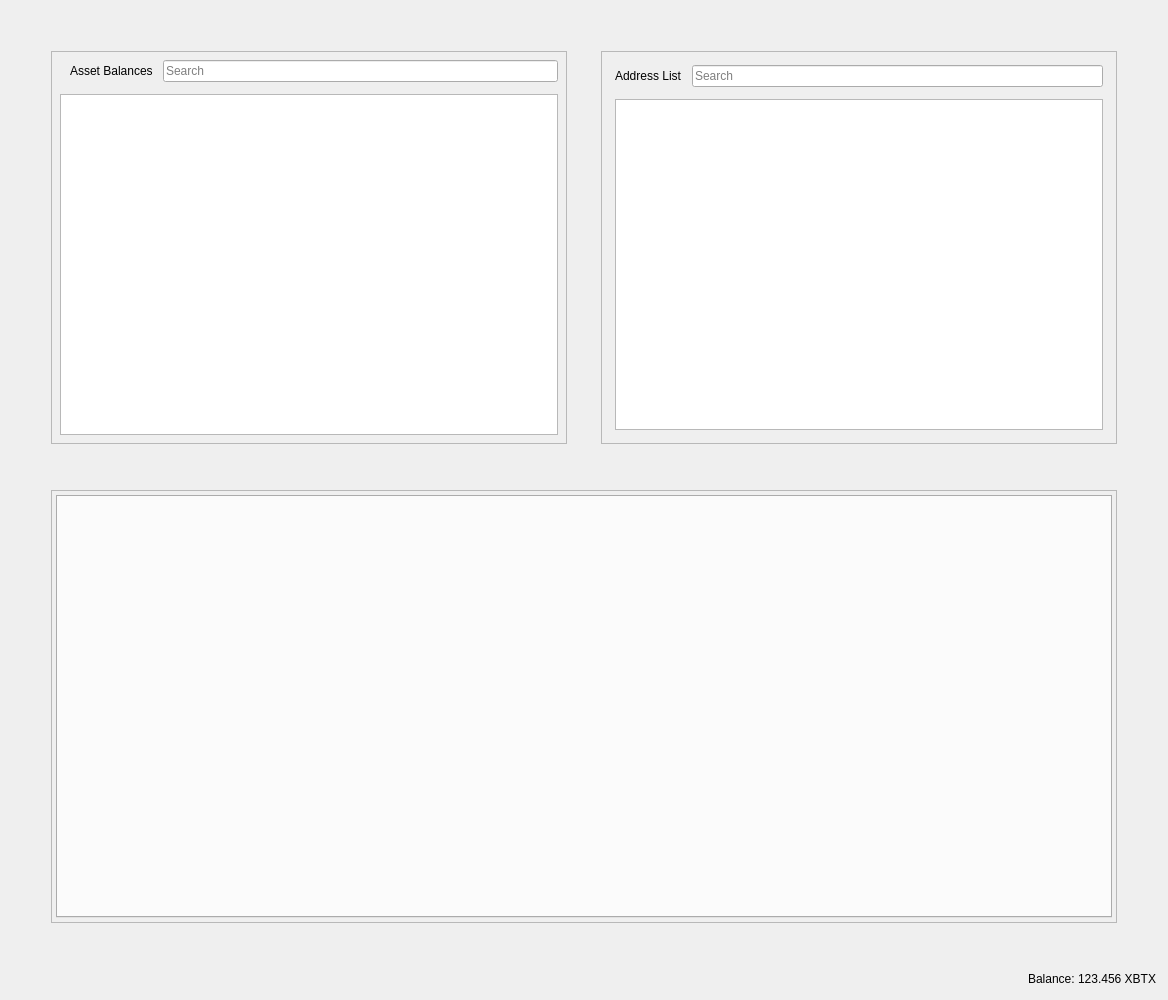
<?xml version="1.0" encoding="UTF-8"?>
<ui version="4.0">
 <class>RestrictedAssetsDialog</class>
 <widget class="QDialog" name="RestrictedAssetsDialog">
  <property name="geometry">
   <rect>
    <x>0</x>
    <y>0</y>
    <width>1168</width>
    <height>1000</height>
   </rect>
  </property>
  <property name="windowTitle">
   <string>Send Coins</string>
  </property>
  <layout class="QVBoxLayout" name="verticalLayout">
   <item>
    <layout class="QHBoxLayout" name="horizontalLayout">
     <property name="spacing">
      <number>34</number>
     </property>
     <property name="leftMargin">
      <number>40</number>
     </property>
     <property name="topMargin">
      <number>40</number>
     </property>
     <property name="rightMargin">
      <number>40</number>
     </property>
     <property name="bottomMargin">
      <number>40</number>
     </property>
     <item>
      <widget class="QFrame" name="frameAssetBalance">
       <property name="frameShape">
        <enum>QFrame::StyledPanel</enum>
       </property>
       <property name="frameShadow">
        <enum>QFrame::Raised</enum>
       </property>
       <layout class="QVBoxLayout" name="verticalLayout_7">
        <property name="spacing">
         <number>12</number>
        </property>
        <property name="leftMargin">
         <number>4</number>
        </property>
        <property name="topMargin">
         <number>4</number>
        </property>
        <property name="rightMargin">
         <number>4</number>
        </property>
        <property name="bottomMargin">
         <number>4</number>
        </property>
        <item>
         <layout class="QVBoxLayout" name="verticalLayout_4">
          <property name="spacing">
           <number>12</number>
          </property>
          <property name="leftMargin">
           <number>4</number>
          </property>
          <property name="topMargin">
           <number>4</number>
          </property>
          <property name="rightMargin">
           <number>4</number>
          </property>
          <property name="bottomMargin">
           <number>4</number>
          </property>
          <item>
           <layout class="QHBoxLayout" name="horizontalLayout_8">
            <property name="spacing">
             <number>10</number>
            </property>
            <property name="leftMargin">
             <number>10</number>
            </property>
            <item>
             <widget class="QLabel" name="labelAssetBalance">
              <property name="text">
               <string>Asset Balances</string>
              </property>
             </widget>
            </item>
            <item>
             <widget class="QLineEdit" name="lineEditAssetSearch">
              <property name="placeholderText">
               <string>Search</string>
              </property>
             </widget>
            </item>
           </layout>
          </item>
          <item>
           <widget class="QTableView" name="listAssets"/>
          </item>
         </layout>
        </item>
       </layout>
      </widget>
     </item>
     <item>
      <widget class="QFrame" name="frameAddressList">
       <property name="frameShape">
        <enum>QFrame::StyledPanel</enum>
       </property>
       <property name="frameShadow">
        <enum>QFrame::Raised</enum>
       </property>
       <layout class="QVBoxLayout" name="verticalLayout_10">
        <property name="spacing">
         <number>12</number>
        </property>
        <item>
         <layout class="QVBoxLayout" name="verticalLayout_9">
          <property name="spacing">
           <number>12</number>
          </property>
          <property name="leftMargin">
           <number>4</number>
          </property>
          <property name="topMargin">
           <number>4</number>
          </property>
          <property name="rightMargin">
           <number>4</number>
          </property>
          <property name="bottomMargin">
           <number>4</number>
          </property>
          <item>
           <layout class="QHBoxLayout" name="horizontalLayout_9">
            <property name="spacing">
             <number>10</number>
            </property>
            <property name="leftMargin">
             <number>0</number>
            </property>
            <property name="topMargin">
             <number>0</number>
            </property>
            <property name="rightMargin">
             <number>0</number>
            </property>
            <property name="bottomMargin">
             <number>0</number>
            </property>
            <item>
             <widget class="QLabel" name="labelAddressList">
              <property name="text">
               <string>Address List</string>
              </property>
             </widget>
            </item>
            <item>
             <widget class="QLineEdit" name="lineEditAddressSearch">
              <property name="placeholderText">
               <string>Search</string>
              </property>
             </widget>
            </item>
           </layout>
          </item>
          <item>
           <widget class="QTableView" name="myAddressList"/>
          </item>
         </layout>
        </item>
       </layout>
      </widget>
     </item>
    </layout>
   </item>
   <item>
    <layout class="QHBoxLayout" name="horizontalLayout_4">
     <property name="spacing">
      <number>34</number>
     </property>
     <property name="leftMargin">
      <number>40</number>
     </property>
     <property name="topMargin">
      <number>0</number>
     </property>
     <property name="rightMargin">
      <number>40</number>
     </property>
     <property name="bottomMargin">
      <number>40</number>
     </property>
     <item>
      <widget class="QFrame" name="tabFrame">
       <property name="frameShape">
        <enum>QFrame::StyledPanel</enum>
       </property>
       <property name="frameShadow">
        <enum>QFrame::Raised</enum>
       </property>
       <layout class="QVBoxLayout" name="verticalLayout_8">
        <property name="spacing">
         <number>12</number>
        </property>
        <property name="leftMargin">
         <number>4</number>
        </property>
        <property name="topMargin">
         <number>4</number>
        </property>
        <property name="rightMargin">
         <number>4</number>
        </property>
        <property name="bottomMargin">
         <number>4</number>
        </property>
        <item>
         <widget class="QTabWidget" name="tabWidget">
          <property name="tabPosition">
           <enum>QTabWidget::North</enum>
          </property>
          <property name="tabShape">
           <enum>QTabWidget::Rounded</enum>
          </property>
          <property name="currentIndex">
           <number>-1</number>
          </property>
          <property name="elideMode">
           <enum>Qt::ElideNone</enum>
          </property>
         </widget>
        </item>
       </layout>
      </widget>
     </item>
    </layout>
   </item>
   <item>
    <layout class="QHBoxLayout" name="horizontalLayout_2">
     <property name="spacing">
      <number>3</number>
     </property>
     <item>
      <spacer name="horizontalSpacer">
       <property name="orientation">
        <enum>Qt::Horizontal</enum>
       </property>
       <property name="sizeHint" stdset="0">
        <size>
         <width>40</width>
         <height>20</height>
        </size>
       </property>
      </spacer>
     </item>
     <item alignment="Qt::AlignRight">
      <widget class="QLabel" name="label">
       <property name="sizePolicy">
        <sizepolicy hsizetype="Preferred" vsizetype="Fixed">
         <horstretch>0</horstretch>
         <verstretch>0</verstretch>
        </sizepolicy>
       </property>
       <property name="text">
        <string>Balance:</string>
       </property>
      </widget>
     </item>
     <item alignment="Qt::AlignRight">
      <widget class="QLabel" name="labelBalance">
       <property name="sizePolicy">
        <sizepolicy hsizetype="Preferred" vsizetype="Fixed">
         <horstretch>0</horstretch>
         <verstretch>0</verstretch>
        </sizepolicy>
       </property>
       <property name="cursor">
        <cursorShape>IBeamCursor</cursorShape>
       </property>
       <property name="text">
        <string notr="true">123.456 XBTX</string>
       </property>
       <property name="textInteractionFlags">
        <set>Qt::LinksAccessibleByMouse|Qt::TextSelectableByKeyboard|Qt::TextSelectableByMouse</set>
       </property>
      </widget>
     </item>
    </layout>
   </item>
  </layout>
 </widget>
 <resources>
  <include location="../raven.qrc"/>
 </resources>
 <connections/>
</ui>
